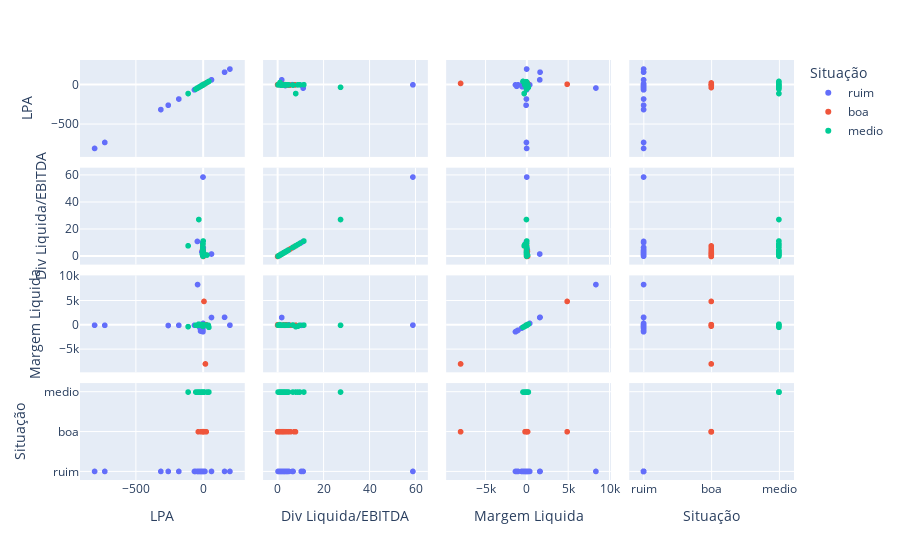

Source (notebook cell):
### Code cell
grafico = px.scatter_matrix(df, dimensions=["LPA", "Div Liquida/EBITDA", "Margem Liquida", "Situação"], color='Situação')
grafico.show()

### Figure 1 — Plotly figure (JSON) as saved in the notebook; plotly's stock layout.template omitted (floating-point values rounded to 4 significant figures; data arrays with more than 128 entries replaced by an {"elided": "..."} marker saying what was removed)
{"data": [{"dimensions": [{"axis": {"matches": true}, "label": "LPA", "values": {"elided": "188 float values"}}, {"axis": {"matches": true}, "label": "Div Liquida/EBITDA", "values": {"elided": "188 float values"}}, {"axis": {"matches": true}, "label": "Margem Liquida", "values": {"elided": "188 float values"}}, {"axis": {"matches": true}, "label": "Situação", "values": {"elided": "188 str values"}}], "hovertemplate": "Situação=ruim<br>%{xaxis.title.text}=%{x}<br>%{yaxis.title.text}=%{y}<extra></extra>", "legendgroup": "ruim", "marker": {"color": "#636efa", "symbol": "circle"}, "name": "ruim", "showlegend": true, "type": "splom"}, {"dimensions": [{"axis": {"matches": true}, "label": "LPA", "values": [0.18, -0.05, 0.76, 1.31, 0.83, 0.92, 0.25, 2.14, 2.72, 2.77, 4.32, null, 0.99, 24.19, 0.26, 0.7, 0.35, null, 2.01, null, 0.81, 2.6, 1.12, 0.27, 5.05, 2.44, 1.23, 0.79, 7.08, -12.8, 3.46, 5.21, 4.31, 3.42, 1.24, 5.99, 1.54, null, 3.41, 0.86, -0.1, 0.84, 0.61, 0.43, 1.47, -0.43, 0.08, 9.87, null, -1.7, 1.91, 0.42, 4.39, 1.15, 1.41, 2.37, 1.46, 0.93, -1.68, 3.07, 5.1, 1.86, 3.58, 1.11, 0.52, 1.15, -1.53, 0.02, 0.97, 0.42, 2.31, 4.02, -3.23, 7.84, 1.29, 1.48, 0.41, 18.35, -0.63, -1, 2.82, -0.28, 1.49, 1.41, -0.79, 0.68, 4.73, 1.79, -1.67, 2.42, 0.8, 0.78, 2.82, 1.21, 2.84, 1.49, 0.7, -34.5, null]}, {"axis": {"matches": true}, "label": "Div Liquida/EBITDA", "values": [2.03, 2.6, 0.2, 0.34, null, 2.91, null, null, null, null, null, null, null, null, null, null, 3.71, null, null, null, 2.53, 3.38, null, 2.41, 1.39, null, null, null, 2.02, null, 1.53, null, 2.31, 2.4, 1.96, null, 1.15, null, 2.7, 3.23, null, 0.87, 3.04, null, 0.42, null, null, null, null, 2.33, null, null, 1.97, null, 0.39, 0.83, 1.15, null, 4.61, null, 0.45, 2.21, null, 0.12, 2.78, 4.74, 3.93, 1.94, 0.9, 0.78, 0.58, 1.81, 4.94, null, 1.65, 2.23, null, null, null, 7.82, null, null, 0.35, 0.11, 7.25, 0.5, 0.87, 0.59, 5.64, 0.022, 0.88, 2.62, 1.32, 3.33, 1.58, null, 0.49, null, null]}, {"axis": {"matches": true}, "label": "Margem Liquida", "values": [34.69, 27.73, 9.24, 11.3, 30, 43.19, 0, null, null, null, null, null, null, 106, -166, 60.2, 99, null, null, null, 17.63, -8.96, 9.69, 15.94, 11.79, 14.84, 18.13, 12.2, 11.2, 5.2, 0.11, 4.34, 14.5, 11.81, 14.38, 30.89, 40.63, 3.73, 7.53, 8.6, -28.29, 4.88, 13.36, 40.35, 16.43, 12.18, 4.05, 2.53, 3.85, 13.05, 11.93, null, 9.68, 2.15, 45.63, 27.34, 8.4, 28.02, 1.36, 13.26, 9.66, 12.89, null, 119, 9.84, 15.79, 5.11, 2.24, 9.71, 14.99, 13.55, 0.2, 0.74, 4917, 16.49, 34.38, 18.48, -8001.0, -187, 4.94, 6.7, 0.59, 4.53, 3.14, -4.78, 10.49, 28.8, null, -7.3, 12.51, 11.46, 57.5, 1.81, 28.84, 6.58, 2.68, 12.06, -0.9, 9.36]}, {"axis": {"matches": true}, "label": "Situação", "values": ["boa", "boa", "boa", "boa", "boa", "boa", "boa", "boa", "boa", "boa", "boa", "boa", "boa", "boa", "boa", "boa", "boa", "boa", "boa", "boa", "boa", "boa", "boa", "boa", "boa", "boa", "boa", "boa", "boa", "boa", "boa", "boa", "boa", "boa", "boa", "boa", "boa", "boa", "boa", "boa", "boa", "boa", "boa", "boa", "boa", "boa", "boa", "boa", "boa", "boa", "boa", "boa", "boa", "boa", "boa", "boa", "boa", "boa", "boa", "boa", "boa", "boa", "boa", "boa", "boa", "boa", "boa", "boa", "boa", "boa", "boa", "boa", "boa", "boa", "boa", "boa", "boa", "boa", "boa", "boa", "boa", "boa", "boa", "boa", "boa", "boa", "boa", "boa", "boa", "boa", "boa", "boa", "boa", "boa", "boa", "boa", "boa", "boa", "boa"]}], "hovertemplate": "Situação=boa<br>%{xaxis.title.text}=%{x}<br>%{yaxis.title.text}=%{y}<extra></extra>", "legendgroup": "boa", "marker": {"color": "#EF553B", "symbol": "circle"}, "name": "boa", "showlegend": true, "type": "splom"}, {"dimensions": [{"axis": {"matches": true}, "label": "LPA", "values": [2.25, -1.42, 3.31, 1.03, 4.42, 1.69, 1.61, 8.48, 1.8, -12.26, 0.67, 2.5, 4.16, -4.04, 44.06, 1.62, 9.29, 0.95, -53.1, 8.78, -0.55, 1.23, 40.31, -43.19, 0.26, 30.04, -0.9, 0.29, -0.01, 0.04, 0.56, 1.37, 0.13, -31.58, 0.2, 1.16, -0.21, 0.18, -0.46, 0.21, -4.47, 2.11, 0.26, -0.32, 0.93, 0.64, -0.46, 0.78, -6.09, -0.48, 2.83, -0.91, -0.84, 8.92, 0.03, -3.83, 0.24, -0.43, -41.43, -27.44, -0.56, 3.17, 0.59, 1.31, -0.09, 0.86, 1.6, 0.42, -110.4, -1.51, -0.03, -30.78, -0.28, -0.03, 1.33, 0.53, -2.7, -1.87, 0.16, 3.25, 0.61, -8.26, -0.03, 0.15, -19.93, 0.31, -1.26, 0, 1.36]}, {"axis": {"matches": true}, "label": "Div Liquida/EBITDA", "values": [null, 2.95, null, null, null, null, null, null, 11.47, null, null, 2.67, null, 1.65, null, null, null, null, null, null, null, null, null, null, null, 1.07, null, null, 2.72, 1.53, null, 1.72, 2.2, null, null, 0.71, 1.36, 4.53, 8.84, 9.67, null, null, 1.77, 3.79, 3.1, 3.02, null, null, null, 2.72, null, null, 4.26, null, 1.08, null, 2.95, null, null, null, 1.8, null, null, 1.03, 4.77, null, null, null, 7.92, null, 2.83, 27.45, 3.52, 0.85, 2.69, 3.92, null, 6.7, 3.05, 0.93, null, null, 2.54, null, null, 0.24, 1.82, 2.47, 1.09]}, {"axis": {"matches": true}, "label": "Margem Liquida", "values": [6.25, -2.26, null, null, null, null, null, null, 20.4, 20.6, -16, 2.41, null, 1.25, -435, 12.3, 1.05, 9.23, 0.79, 26.1, 4.04, 18.99, -22.24, -30.98, 4.46, 36.38, -1.51, 2.33, 14.1, 10.18, 0.9, 11.76, 5.7, 216, 7.76, 10.53, 8.51, 10.63, -219.5, -7.84, -8.53, 22.33, 3.67, 10.83, null, 3.75, 4.4, 11.43, -5.71, 15.21, 2.76, 1.89, 5.08, -1.25, 5.74, -30.71, 7.73, 4.15, -8.08, -12.3, 7.39, 19.84, null, 10.35, 7.8, 3.84, null, 1.5, -297.1, -38.26, 5.29, -18.88, -1.49, 11.13, 34.64, 7.6, -0.49, 39, 6.03, 114.0, 4.89, -15.95, 14.69, 4.46, 139.8, 8.2, 4.78, 1.31, 9.58]}, {"axis": {"matches": true}, "label": "Situação", "values": ["medio", "medio", "medio", "medio", "medio", "medio", "medio", "medio", "medio", "medio", "medio", "medio", "medio", "medio", "medio", "medio", "medio", "medio", "medio", "medio", "medio", "medio", "medio", "medio", "medio", "medio", "medio", "medio", "medio", "medio", "medio", "medio", "medio", "medio", "medio", "medio", "medio", "medio", "medio", "medio", "medio", "medio", "medio", "medio", "medio", "medio", "medio", "medio", "medio", "medio", "medio", "medio", "medio", "medio", "medio", "medio", "medio", "medio", "medio", "medio", "medio", "medio", "medio", "medio", "medio", "medio", "medio", "medio", "medio", "medio", "medio", "medio", "medio", "medio", "medio", "medio", "medio", "medio", "medio", "medio", "medio", "medio", "medio", "medio", "medio", "medio", "medio", "medio", "medio"]}], "hovertemplate": "Situação=medio<br>%{xaxis.title.text}=%{x}<br>%{yaxis.title.text}=%{y}<extra></extra>", "legendgroup": "medio", "marker": {"color": "#00cc96", "symbol": "circle"}, "name": "medio", "showlegend": true, "type": "splom"}], "layout": {"dragmode": "select", "legend": {"title": {"text": "Situação"}, "tracegroupgap": 0}, "margin": {"t": 60}}}
